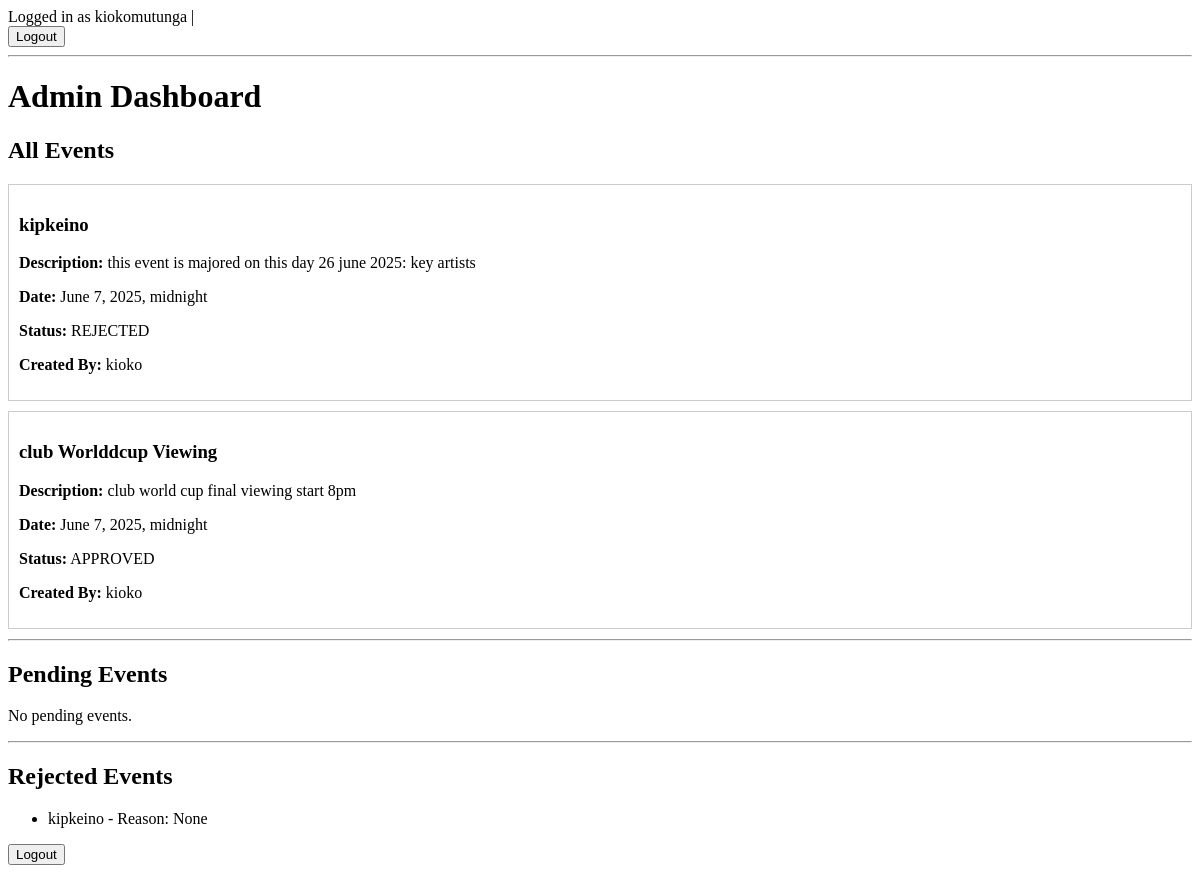
Before: /staff/dashboard/ (signed in) with the older database file.
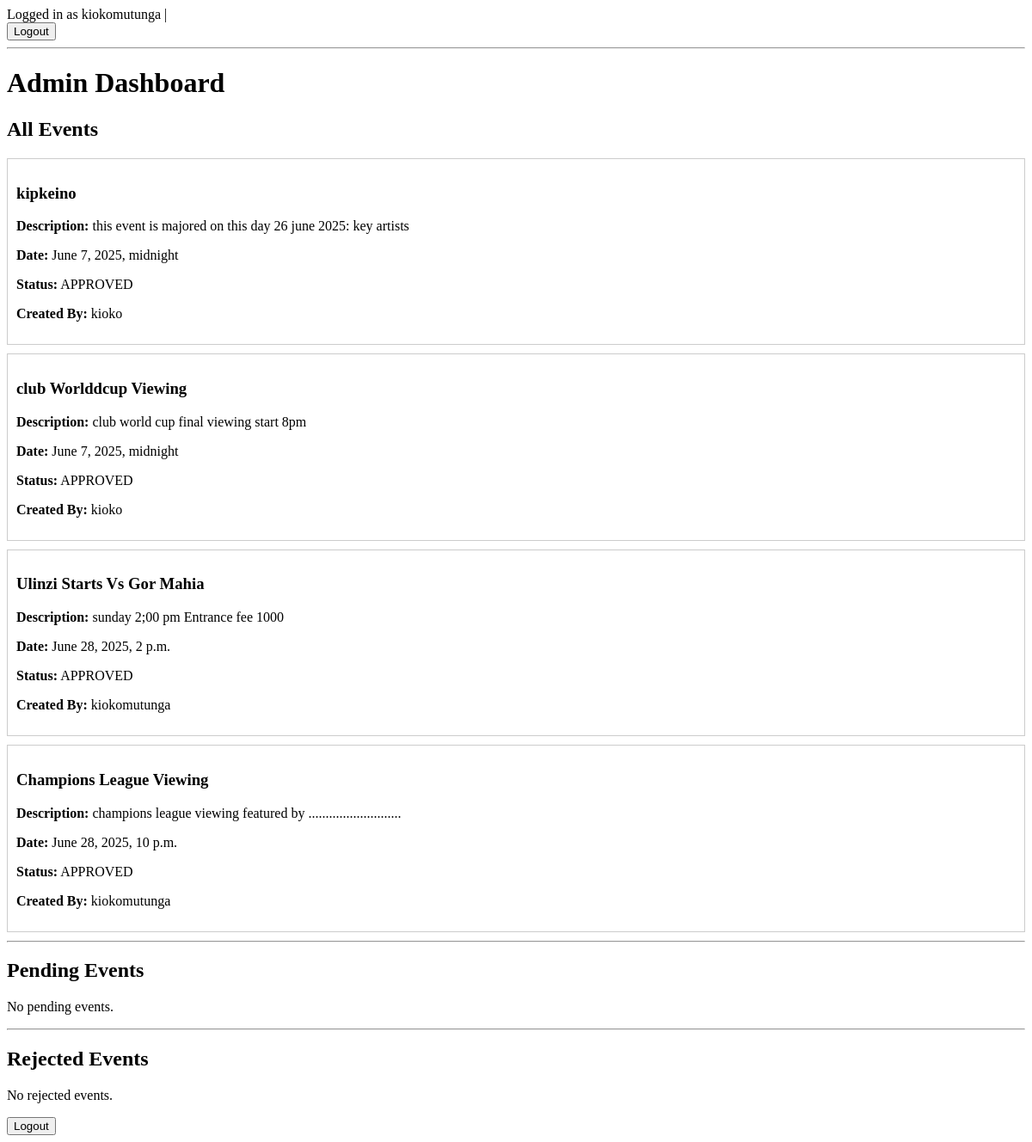
After: the same page with the newer database file.
### bookings/models.py (models this page shows, shortened)
class CustomUser(AbstractUser):
    email = models.EmailField(unique=True)
    phone_number = models.CharField(max_length=15, blank=True)
    def __str__(self):
        return self.username

class Event(models.Model):
    STATUS_CHOICES = [
        ('PENDING','pending'),
        ('APPROVED','Approved'),
        ('REJECTED','Rejected'),
    ]
    name = models.CharField(max_length=100)
    description = models.TextField()
    date = models.DateTimeField()
    created_by = models.ForeignKey(settings.AUTH_USER_MODEL, on_delete=models.CASCADE)
    status = models.CharField(max_length=10,choices=STATUS_CHOICES, default='PENDING')
    rejection_reason = models.TextField(blank=True, null=True)
    updated_at = models.DateTimeField(auto_now=True)

### bookings/views.py (the view)
# urls.py: path('staff/dashboard/', views.admin_dashboard, name='admin_dashboard'),
@login_required
@user_passes_test(is_admin)
def admin_dashboard(request):
    all_events = Event.objects.all()
    pending_events = Event.objects.filter(status='PENDING')
    rejected_events = Event.objects.filter(status='REJECTED')
    return render(request, 'bookings/admin_dashboard.html', {
        'all_events': all_events,
        'pending_events': pending_events,
        'rejected_events': rejected_events,
    })

### bookings/views.py (called while the page is built)
def is_admin(user):
    return user.is_staff

### templates/bookings/admin_dashboard.html (shortened to what this page needs)
{% extends 'base.html' %}
{% block content %}
  <h1>Admin Dashboard</h1>
  <h2>All Events</h2>
  {% if all_events %}
    {% for event in all_events %}
      <div style="border: 1px solid #ccc; padding: 10px; margin: 10px 0;">
        <h3>{{ event.name }}</h3>
        <p><strong>Description:</strong> {{ event.description }}</p>
        <p><strong>Date:</strong> {{ event.date }}</p>
        <p><strong>Status:</strong> {{ event.status }}</p>
        <p><strong>Created By:</strong> {{ event.created_by }}</p>
      </div>
    {% endfor %}
  {% else %}
    <p>No events found.</p>
  {% endif %}
  <hr>
  <h2>Pending Events</h2>
  {% if pending_events %}
    <ul>
      {% for event in pending_events %}
        <li>{{ event.name }} - <a href="{% url 'review_event' event.id %}">Review</a></li>
      {% endfor %}
    </ul>
  {% else %}
    <p>No pending events.</p>
  {% endif %}
  <hr>
  <h2>Rejected Events</h2>
  {% if rejected_events %}
    <ul>
      {% for event in rejected_events %}
        <li>{{ event.name }} - Reason: {{ event.rejection_reason }}</li>
      {% endfor %}
    </ul>
  {% else %}
    <p>No rejected events.</p>
  {% endif %}
  <form method="POST" action="{% url 'logout' %}">
    <button type="submit">Logout</button>
</form>
{% endblock %}

### templates/base.html (shortened to what this page needs)
<!DOCTYPE html>
<html>
<head>
</head>
<body>
    <nav>
        {% if user.is_authenticated %}
            Logged in as {{ user.username }} |
            <form method="POST" action="{% url 'logout' %}">
            <button type="submit">Logout</button>
</form>
        {% else %}
            <a href="{% url 'login' %}">Login</a>
        {% endif %}
    </nav>
    <hr>
    {% block content %}{% endblock %}
</body>
</html>

Changed rows visible on the page:
no longer on one of the page's lists (row edited): Event: name "kipkeino", rejection_reason "None"
changed Event "kipkeino": status "REJECTED" → "APPROVED"
added Event: name "Ulinzi Starts Vs Gor Mahia", description "sunday 2;00 pm Entrance fee 1000", date "June 28, 2025, 2 p.m.", status "APPROVED", created_by "kiokomutunga", shown under "All Events"
added Event: name "Champions League Viewing", description "champions league viewing featured by ...........................", date "June 28, 2025, 10 p.m.", status "APPROVED", created_by "kiokomutunga", shown under "All Events"
Other visible differences:
text now shown: "No rejected events."
